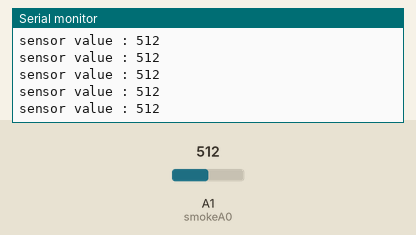
A sketch run on a simulated Arduino Uno, built with avr-gcc and run on an emulated ATmega328P. Parts: the last lines printed to the serial monitor. The inputs (shaded band) are chosen by the test bench; at power-on: A1 (smokeA0) = 512.

Above: at 1.2 s.
1.3 s: A1 (smokeA0) set to 716
At 1.31 s:
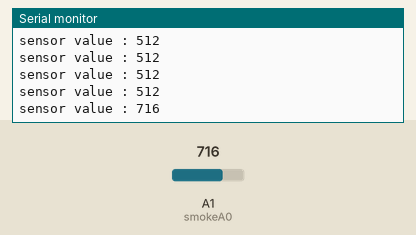
2.8 s: A1 (smokeA0) set to 900
At 2.82 s:
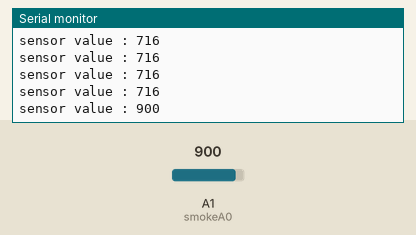
Timing chart, 0 to 5.8 s (numbered marks = the images above; inputs shaded):
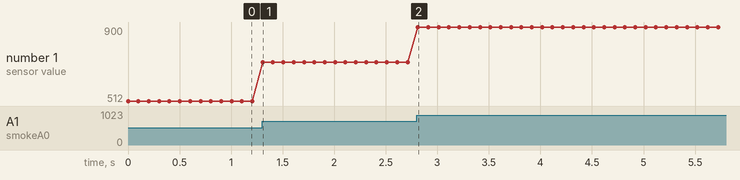

Measured:
- after the input at 1.3 s, the serial monitor: prints a new line at once (image 1)
- after the input at 2.8 s, the serial monitor: prints a new line at once (image 2)
- plotted number 1: 512 → 716 after the input at 1.3 s, 716 → 900 after the input at 2.8 s

The sketch:

BOT_Smokesensor.ino
```cpp
int smokeA0 = A1;
//int sensorThreshold = 200;

void setup()
{
   pinMode(smokeA0, INPUT);
   Serial.begin(9600);
}

void loop()
{
  int analogSensor = analogRead(smokeA0);
  Serial.print("sensor value : ");
  Serial.println(analogSensor);
  delay(100);
}
```
